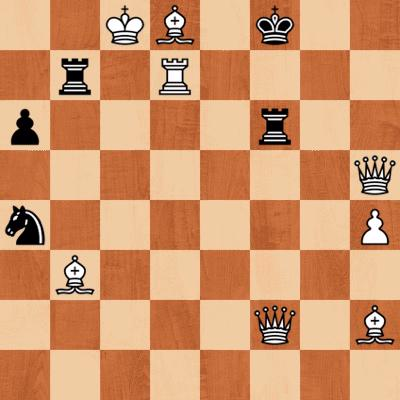
#> input picture chess-recognition/board-data/testing/boards/2KB1k2-1r1R4-p4r2-7Q-n6P-1B6-5Q1B-8.jpeg, 400 x 400 px
$ python -i divide.py   (imports and definitions only)
#> lines starting #> are read from the running program, lines starting #| are printed output that depends on the picture; after the words box and inside, x2 and y2 are one past the last pixel; in counts of white or black regions, pixels touching at a corner belong together
#> further down, picture is the input picture: shape (400, 400, 3); mean B, G, R 107.6, 149.3, 208.3
import cv2
import numpy as np

def divideBoard(im):
    # Resize image to uniform size
    img = cv2.resize(im, (640, 640))
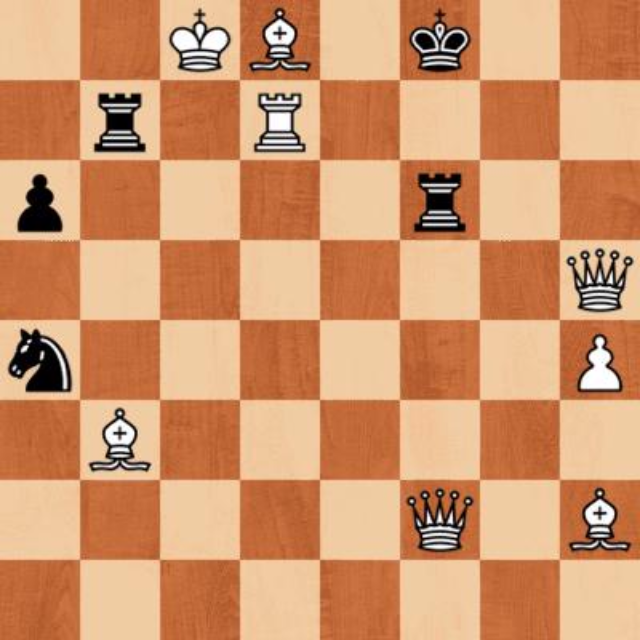
#> img: shape (640, 640, 3); mean B, G, R 107.5, 149.2, 208.2

    # Convert to grayscale
    gray = cv2.cvtColor(img, cv2.COLOR_BGR2GRAY)
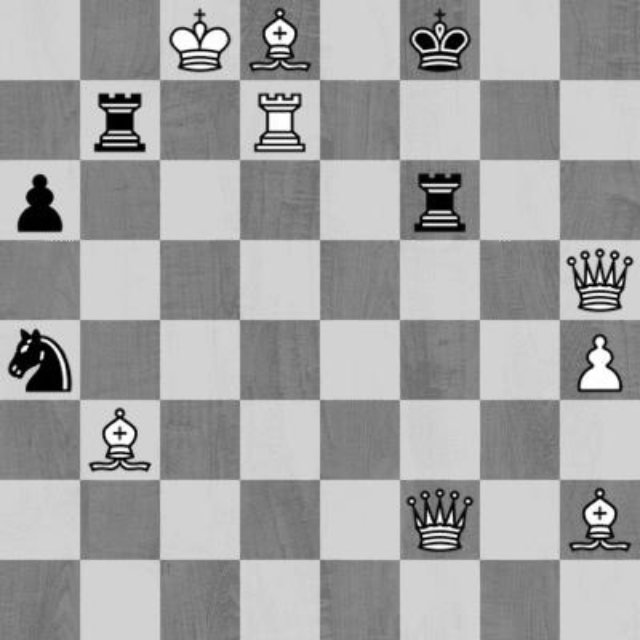
#> gray: shape (640, 640); min 0, max 255, mean 162.1

    # Binary image threshold
    _, thresh = cv2.threshold(gray, 180, 255, cv2.THRESH_BINARY)
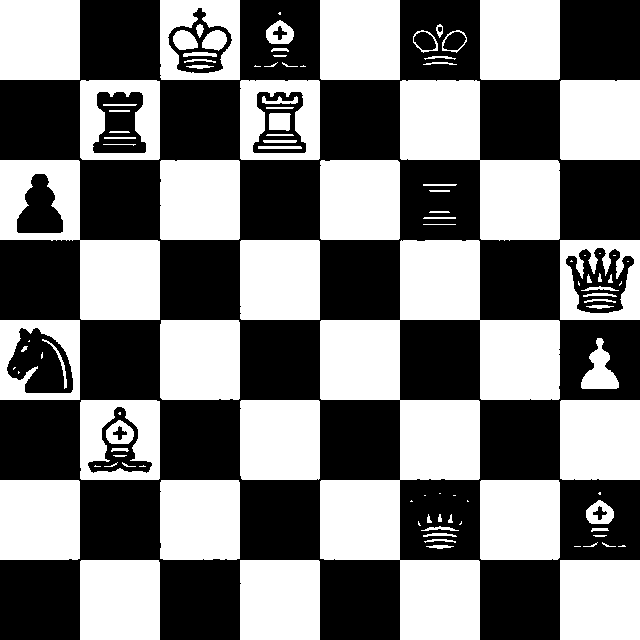
#> thresh: shape (640, 640); 47.5% white; 111 white regions (27 under 20 px), largest, box (x1, y1, x2, y2) and area: (320, 240, 560, 640) 38355, (400, 80, 560, 241) 12782, (0, 160, 160, 320) 11003

    # Detect edges and dilate
    edges = cv2.Canny(thresh, 100, 200)
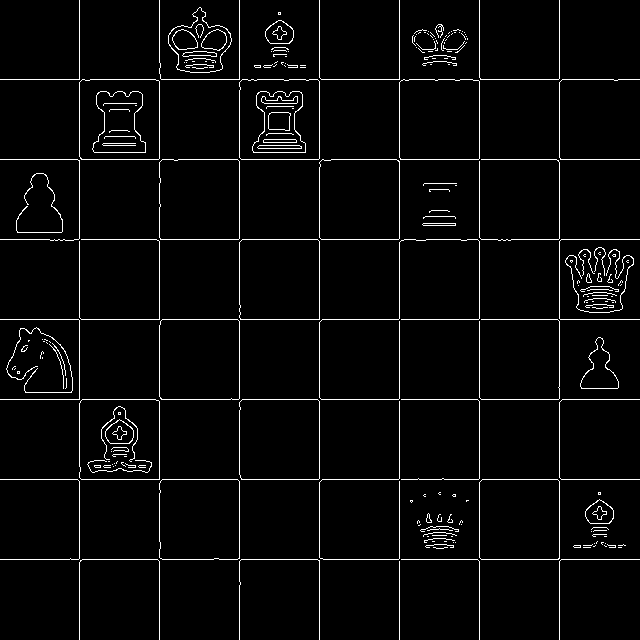
#> edges: shape (640, 640); 3.4% white in thin lines or dots
    kernel = np.ones((3, 3), np.uint8)
    dilation = cv2.dilate(edges, kernel, iterations=1)
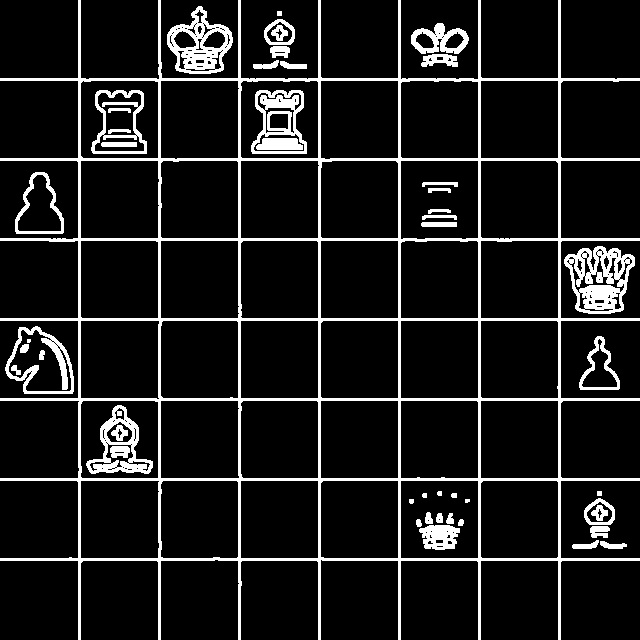
#> dilation: shape (640, 640); 10.7% white; 49 white regions (2 under 20 px), largest, box (x1, y1, x2, y2) and area: (0, 0, 640, 640) 26699, (564, 246, 635, 314) 2604, (167, 6, 233, 74) 1989

    # Hough Lines P
    lines = cv2.HoughLinesP(dilation, 1, np.pi / 180, 100, None, 100, 10)
#> lines = 42 rows, first 6: [159, 639, 159, 0], [559, 639, 559, 0], [158, 639, 158, 0], [78, 639, 78, 0], [160, 639, 160, 0], [400, 639, 400, 0]

    # Get the list of x and y coordinates for each line
    x_coords = [x1 for line in lines for x1, y1, x2, y2 in [line[0]]]
#> x_coords = 42 values, max 560 at index 11, min 0 at index 6, mean 159.5
    for line in lines:
        for x1, y1, x2, y2 in [line[0]]:
            x_coords.append(x2)
#> this loop made 42 passes
#> line on passes 1 to 12: [[159, 639, 159, 0]], [[559, 639, 559, 0]], [[158, 639, 158, 0]], [[78, 639, 78, 0]], [[160, 639, 160, 0]], [[400, 639, 400, 0]], [[0, 239, 639, 239]], [[80, 639, 80, 0]], [[479, 639, 479, 0]], [[0, 240, 639, 240]], [[478, 639, 478, 0]], [[560, 639, 560, 0]]
#> after the loop, x_coords = 84 values, max 639 at index 48, min 0 at index 6, mean 319.2
    y_coords = [y1 for line in lines for x1, y1, x2, y2 in [line[0]]]
#> y_coords = 42 values, max 639 at index 0, min 78 at index 34, mean 479
    for line in lines:
        for x1, y1, x2, y2 in [line[0]]:
            y_coords.append(y2)
#> after the loop, y_coords = 84 values, max 639 at index 0, min 0 at index 42, mean 319.2

    # Sort the x and y coordinates
    x_coords = sorted(list(set(x_coords)))
#> x_coords = [0, 78, 79, 80, 158, 159, 160, 238, 239, 240, 318, 319, 320, 398, 399, 400, 478, 479, 480, 558, 559, 560, 639]
    y_coords = sorted(list(set(y_coords)))
#> y_coords has the same summary as x_coords

    # Create an array to store the sub-images
    sub_images = []

    # Divide the image into sub-images based on the lines
    for i in range(len(x_coords) - 1):
        for j in range(len(y_coords) - 1):
            x1, x2 = x_coords[i], x_coords[i+1]
            y1, y2 = y_coords[j], y_coords[j+1]
            sub_image = img[x1:x2, y1:y2]
            if x2 - x1 > 5 and y2 - y1 > 5:
                sub_images.append(sub_image)
#> this loop made 22 passes
#> after the loop, sub_images = 64 items

    print(len(sub_images))
#| 64
    cv2.imshow("Chessboard", dilation)
    cv2.waitKey(0)
    cv2.destroyAllWindows()

    # Return array of sub_images
    return sub_images

>>> import cv2
>>> picture = cv2.imread('board-data/testing/boards/2KB1k2-1r1R4-p4r2-7Q-n6P-1B6-5Q1B-8.jpeg')
>>> result = divideBoard(picture)
#> result = 64 items
